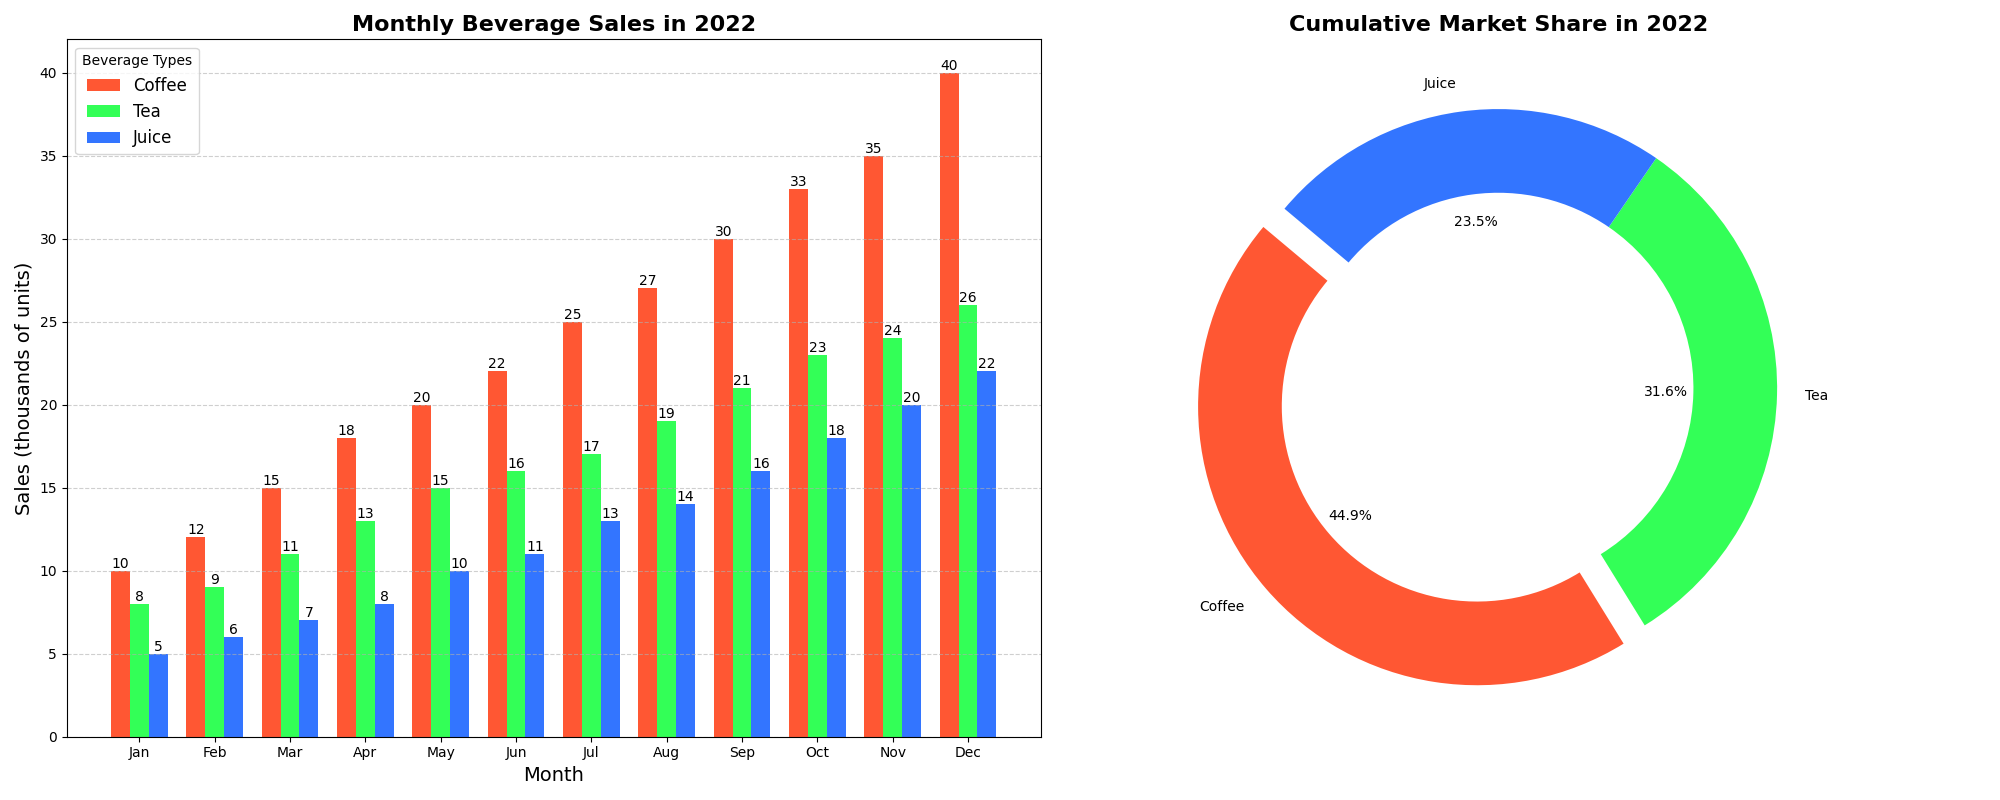

The script that drew this image:
import matplotlib.pyplot as plt
import numpy as np

# Monthly sales data in thousands of units for each beverage category
months = np.arange(1, 13)
coffee_sales = np.array([10, 12, 15, 18, 20, 22, 25, 27, 30, 33, 35, 40])
tea_sales = np.array([8, 9, 11, 13, 15, 16, 17, 19, 21, 23, 24, 26])
juice_sales = np.array([5, 6, 7, 8, 10, 11, 13, 14, 16, 18, 20, 22])

# Calculate cumulative sales over the year for the second subplot
cumulative_sales = np.array([sum(coffee_sales), sum(tea_sales), sum(juice_sales)])
beverages = ['Coffee', 'Tea', 'Juice']

# New set of colors for the charts
bar_colors = ['#FF5733', '#33FF57', '#3375FF']
pie_colors = ['#FF5733', '#33FF57', '#3375FF']

fig, (ax1, ax2) = plt.subplots(1, 2, figsize=(20, 8))

# First subplot: Bar chart for monthly sales
width = 0.25
ax1.bar(months - width, coffee_sales, width=width, color=bar_colors[0], label='Coffee')
ax1.bar(months, tea_sales, width=width, color=bar_colors[1], label='Tea')
ax1.bar(months + width, juice_sales, width=width, color=bar_colors[2], label='Juice')

ax1.set_title('Monthly Beverage Sales in 2022', fontsize=16, fontweight='bold')
ax1.set_xlabel('Month', fontsize=14)
ax1.set_ylabel('Sales (thousands of units)', fontsize=14)
ax1.set_xticks(months)
ax1.set_xticklabels(['Jan', 'Feb', 'Mar', 'Apr', 'May', 'Jun', 'Jul', 'Aug', 'Sep', 'Oct', 'Nov', 'Dec'])
ax1.legend(loc='upper left', fontsize=12, title='Beverage Types')
ax1.grid(axis='y', linestyle='--', alpha=0.6)

for i in range(len(months)):
    ax1.text(months[i] - width, coffee_sales[i], str(coffee_sales[i]), ha='center', va='bottom', fontsize=10)
    ax1.text(months[i], tea_sales[i], str(tea_sales[i]), ha='center', va='bottom', fontsize=10)
    ax1.text(months[i] + width, juice_sales[i], str(juice_sales[i]), ha='center', va='bottom', fontsize=10)

# Second subplot: Donut chart for cumulative sales
ax2.pie(cumulative_sales, labels=beverages, colors=pie_colors, autopct='%1.1f%%', startangle=140, 
        explode=(0.1, 0, 0), wedgeprops=dict(width=0.3))
ax2.set_title('Cumulative Market Share in 2022', fontsize=16, fontweight='bold')

plt.tight_layout()
plt.show()
